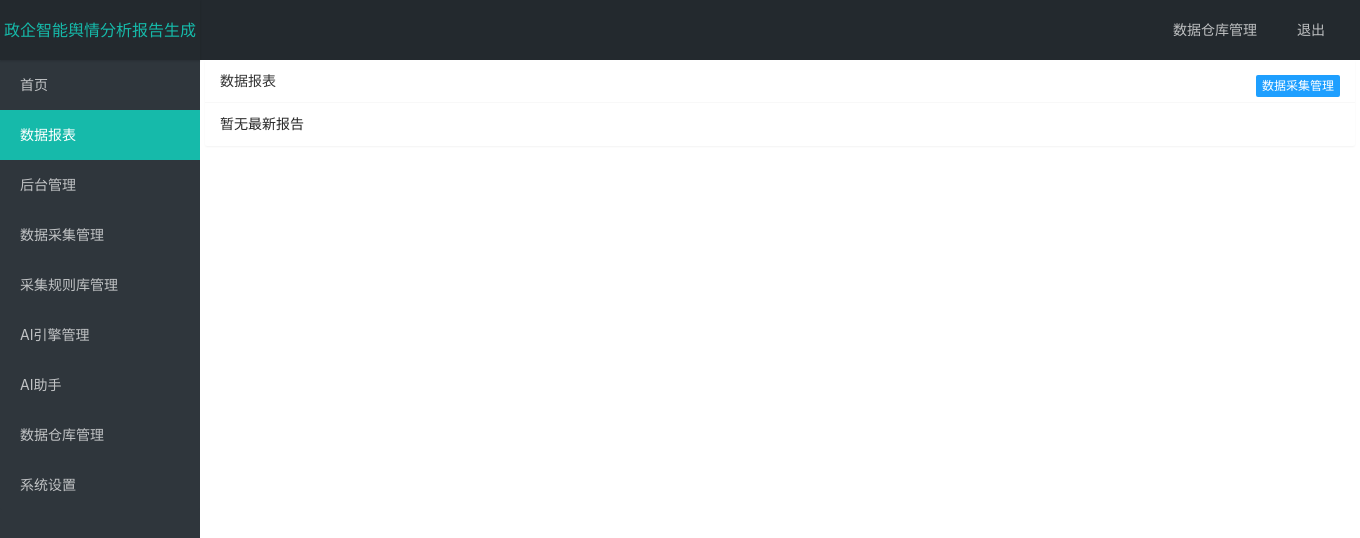
The page /reports (signed in) on the database as committed earlier.
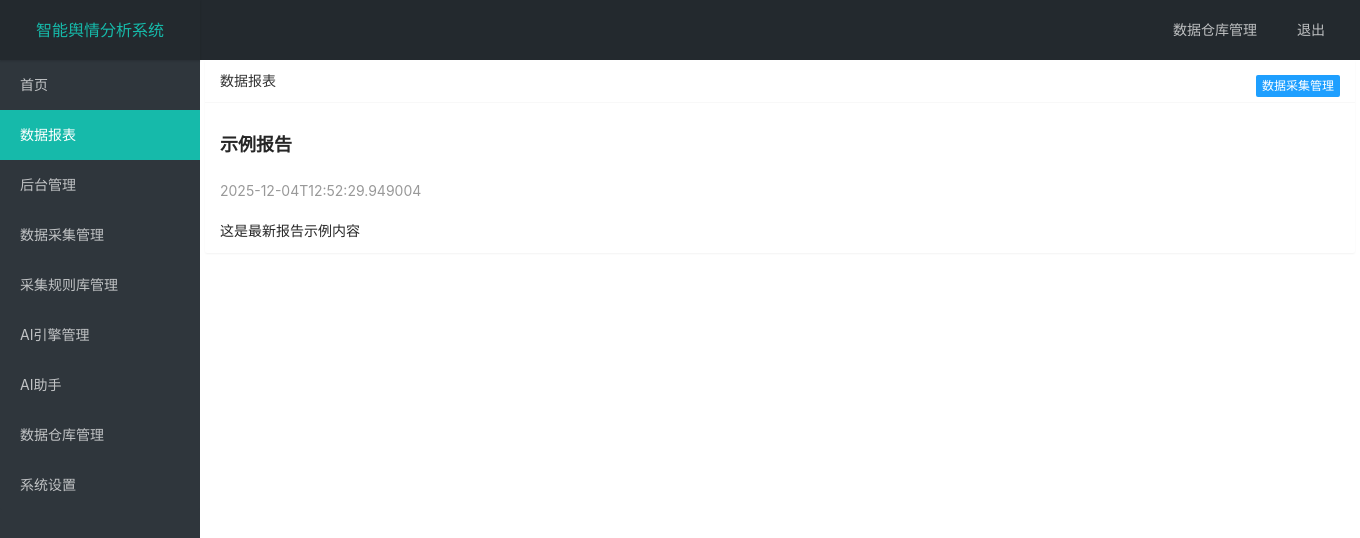
The same page on the database as committed later.
### tables this page shows
CREATE TABLE settings (
  id INTEGER PRIMARY KEY AUTOINCREMENT,
  app_name TEXT,
  logo_path TEXT
);

CREATE TABLE reports (
  id INTEGER PRIMARY KEY AUTOINCREMENT,
  title TEXT,
  body TEXT,
  created_at TEXT
);

### app/routes.py (the view)
@bp.route('/reports')
@login_required
def reports():
    from .db import get_db
    db = get_db()
    latest = db.execute('SELECT title, body, created_at FROM reports ORDER BY id DESC LIMIT 1').fetchone()
    return render_template('reports/index.html', latest=latest)

### app/__init__.py (called while the page is built)
def create_app():
    app = Flask(__name__, static_folder='../static', template_folder='../templates')
    app.config['DATABASE'] = os.path.join(app.root_path, 'app.db')
    app.secret_key = os.environ.get('SECRET_KEY', 'dev')
    init_db(app)
    app.register_blueprint(bp)
    app.register_blueprint(auth_bp, url_prefix='/auth')
    app.register_blueprint(admin_bp, url_prefix='/admin')
    @app.context_processor
    def inject_settings():
        db = get_db()
        row = db.execute('SELECT app_name, logo_path FROM settings LIMIT 1').fetchone()
        return {
            'app_name': (row['app_name'] if row else '政企智能舆情分析报告生成'),
            'logo_path': (row['logo_path'] if row else None)
        }
    return app

### app/auth.py (called while the page is built)
def login_required(f):
    @wraps(f)
    def wrapped(*args, **kwargs):
        if not session.get('user_id'):
            return redirect(url_for('auth.login'))
        return f(*args, **kwargs)
    return wrapped

### app/db.py (called while the page is built)
def get_db():
    if 'db' not in g:
        g.db = sqlite3.connect(current_app.config['DATABASE'])
        g.db.row_factory = sqlite3.Row
    return g.db

### templates/reports/index.html
{% extends 'base.html' %}
{% block content %}
<div class="layui-card">
  <div class="layui-card-header">
    数据报表
    <a href="{{ url_for('admin.crawls') }}" class="layui-btn layui-btn-xs layui-btn-normal" style="float: right; margin-top: 5px;">数据采集管理</a>
  </div>
  <div class="layui-card-body">
    {% if latest %}
      <div class="layui-text">
        <h3>{{ latest.title }}</h3>
        <p style="color:#999">{{ latest.created_at }}</p>
        <div>{{ latest.body }}</div>
      </div>
    {% else %}
      暂无最新报告
    {% endif %}
  </div>
</div>
{% endblock %}

### templates/base.html (shortened to what this page needs)
<!doctype html>
<html>
<head>
<link rel="stylesheet" href="{{ url_for('static', filename='layui/css/layui.css') }}">
</head>
<body class="layui-layout-body">
<div class="layui-layout layui-layout-admin">
<div class="layui-header">
<div class="layui-logo">{{ app_name }}</div>
<ul class="layui-nav layui-layout-right">
<li class="layui-nav-item"><a href="{{ url_for('admin.warehouse') }}">数据仓库管理</a></li>
<li class="layui-nav-item"><a href="{{ url_for('auth.logout') }}">退出</a></li>
</ul>
</div>
<div class="layui-side layui-bg-black">
<div class="layui-side-scroll">
<ul class="layui-nav layui-nav-tree">
<li class="layui-nav-item"><a href="{{ url_for('main.index') }}">首页</a></li>
<li class="layui-nav-item"><a href="{{ url_for('main.reports') }}">数据报表</a></li>
{% if session.get('role') == 'admin' %}
<li class="layui-nav-item"><a href="{{ url_for('admin.index') }}">后台管理</a></li>
{% endif %}
<li class="layui-nav-item"><a href="{{ url_for('admin.crawls') }}">数据采集管理</a></li>
<li class="layui-nav-item"><a href="{{ url_for('admin.rulelib') }}">采集规则库管理</a></li>
<li class="layui-nav-item"><a href="{{ url_for('admin.ai_engines') }}">AI引擎管理</a></li>
<li class="layui-nav-item"><a href="{{ url_for('admin.ai_assistants') }}">AI助手</a></li>
<li class="layui-nav-item"><a href="{{ url_for('admin.warehouse') }}">数据仓库管理</a></li>
<li class="layui-nav-item"><a href="{{ url_for('admin.settings') }}">系统设置</a></li>
</ul>
</div>
</div>
<div class="layui-body">
<div class="layui-container">
{% block content %}{% endblock %}
</div>
</div>
</div>
</body>
</html>

Rows that differ between the two databases and show on the page:
changed settings: app_name "政企智能舆情分析报告生成" → "智能舆情分析系统"
added reports: title "示例报告", created_at "2025-12-04T12:52:29.949004", body "这是最新报告示例内容"
Other text that changed with them:
text no longer shown: "暂无最新报告"
